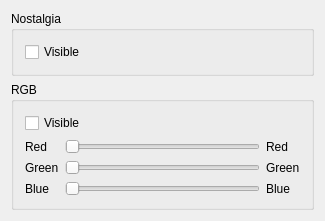
<?xml version="1.0" encoding="UTF-8"?>
<ui version="4.0">
 <class>RGBColorFilterDialog</class>
 <widget class="QWidget" name="RGBColorFilterDialog">
  <property name="geometry">
   <rect>
    <x>0</x>
    <y>0</y>
    <width>325</width>
    <height>199</height>
   </rect>
  </property>
  <property name="windowTitle">
   <string>CImageLayerDialog</string>
  </property>
  <layout class="QVBoxLayout" name="verticalLayout_6">
   <item>
    <widget class="QGroupBox" name="groupBox">
     <property name="title">
      <string>Nostalgia</string>
     </property>
     <layout class="QVBoxLayout" name="verticalLayout_5">
      <item>
       <widget class="QCheckBox" name="checkBox_NostalgiaVisible">
        <property name="text">
         <string>Visible</string>
        </property>
       </widget>
      </item>
     </layout>
    </widget>
   </item>
   <item>
    <widget class="QGroupBox" name="groupBox_2">
     <property name="title">
      <string>RGB</string>
     </property>
     <layout class="QVBoxLayout" name="verticalLayout_4">
      <item>
       <widget class="QCheckBox" name="checkBox_RGBVisible">
        <property name="text">
         <string>Visible</string>
        </property>
       </widget>
      </item>
      <item>
       <layout class="QHBoxLayout" name="horizontalLayout">
        <item>
         <layout class="QVBoxLayout" name="verticalLayout">
          <item>
           <widget class="QLabel" name="label">
            <property name="text">
             <string>Red</string>
            </property>
           </widget>
          </item>
          <item>
           <widget class="QLabel" name="label_2">
            <property name="text">
             <string>Green</string>
            </property>
           </widget>
          </item>
          <item>
           <widget class="QLabel" name="label_3">
            <property name="text">
             <string>Blue</string>
            </property>
           </widget>
          </item>
         </layout>
        </item>
        <item>
         <layout class="QVBoxLayout" name="verticalLayout_2">
          <item>
           <widget class="QSlider" name="hSlider_Red">
            <property name="maximum">
             <number>255</number>
            </property>
            <property name="orientation">
             <enum>Qt::Horizontal</enum>
            </property>
           </widget>
          </item>
          <item>
           <widget class="QSlider" name="hSlider_Green">
            <property name="maximum">
             <number>255</number>
            </property>
            <property name="orientation">
             <enum>Qt::Horizontal</enum>
            </property>
           </widget>
          </item>
          <item>
           <widget class="QSlider" name="hSlider_Blue">
            <property name="maximum">
             <number>255</number>
            </property>
            <property name="orientation">
             <enum>Qt::Horizontal</enum>
            </property>
           </widget>
          </item>
         </layout>
        </item>
        <item>
         <layout class="QVBoxLayout" name="verticalLayout_3">
          <item>
           <widget class="QLabel" name="label_Red">
            <property name="contextMenuPolicy">
             <enum>Qt::NoContextMenu</enum>
            </property>
            <property name="text">
             <string>Red</string>
            </property>
           </widget>
          </item>
          <item>
           <widget class="QLabel" name="label_Green">
            <property name="contextMenuPolicy">
             <enum>Qt::NoContextMenu</enum>
            </property>
            <property name="text">
             <string>Green</string>
            </property>
           </widget>
          </item>
          <item>
           <widget class="QLabel" name="label_Blue">
            <property name="contextMenuPolicy">
             <enum>Qt::NoContextMenu</enum>
            </property>
            <property name="text">
             <string>Blue</string>
            </property>
           </widget>
          </item>
         </layout>
        </item>
       </layout>
      </item>
     </layout>
    </widget>
   </item>
  </layout>
 </widget>
 <layoutdefault spacing="6" margin="11"/>
 <resources>
  <include location="../resource/images.qrc"/>
 </resources>
 <connections/>
</ui>
